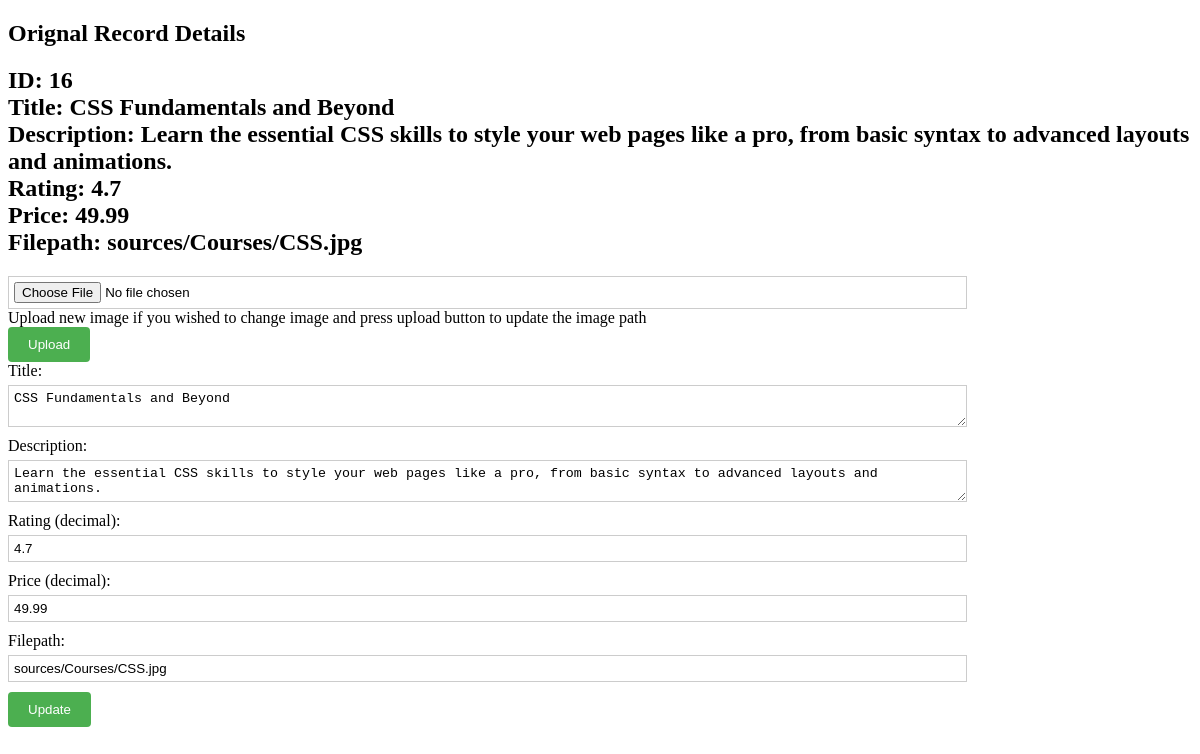
The page /admin/editDB.php?id=16 on the database its author committed.
### tables this page shows
CREATE TABLE IF NOT EXISTS `newcourses` (
  `id` int NOT NULL AUTO_INCREMENT,
  `title` varchar(255) NOT NULL,
  `description` text NOT NULL,
  `rating` decimal(2,1) NOT NULL,
  `image_path` text NOT NULL,
  `price` decimal(10,2) NOT NULL,
  `Status` tinyint DEFAULT '1',
  PRIMARY KEY (`id`)
);

### admin/data.php (called while the page is built, shortened)
<?php
require_once("../connection.php");
if (isset($_GET['id'])) {
  $id = $_GET['id'];
  $sql = "SELECT * FROM newcourses WHERE id = ?";
  $stmt = $conn->prepare($sql);
  $stmt->bind_param("i", $id);
  $stmt->execute();
  $result = $stmt->get_result();
  if ($result->num_rows == 1) {
    $record = $result->fetch_assoc();
    return ($record);
  } else {
    echo "Error: Course with ID $id not found.";
  }
} else {
  echo "Error: Missing ID parameter.";
}
?>

### admin/editDB.php (the view, shortened to what this page needs)
<!DOCTYPE html>
<html lang="en">
<head>
</head>
<body>
  <?php
  if (isset($_GET['id'])) {
    $record = include 'data.php';
    echo "<h2>Orignal Record Details</h2> <h2>";
    echo "ID: " . $record['id'] . "<br>";
    echo "Title: " . $record['title'] . "<br>";
    echo "Description: " . $record['description'] . "<br>";
    echo "Rating: " . $record['rating'] . "<br>";
    echo "Price: " . $record['price'] . "<br>";
    echo "Filepath: " . $record['image_path'] . "<br>";
    echo "</h2>";
  } else {
    echo "Error: Invalid record ID.";
    exit;
  }
  ?>
  <form id="upload-form" method="post" enctype="multipart/form-data">
    <input type="file" name="myfile" id="myFile">
    <label>Upload new image if you wished to change image and press upload button to update the image path</label><br>
    <button type="submit">Upload</button>
  </form>
  <form id="detailform" action="submitUpdateDB.php" method="post">
    <div class="form-group">
      <label for="title">Title:</label>
      <textarea id="title" name="title"><?php echo $record['title']; ?></textarea>
    </div>
    <div class="form-group">
      <label for="description">Description:</label>
      <textarea id="description" name="description"><?php echo $record['description']; ?></textarea>
    </div>
    <div class="form-group">
      <label for="rating">Rating (decimal):</label>
      <input type="number" step="0.1" id="rating" name="rating" min="0" max="5"
        value="<?php echo $record['rating']; ?>">
    </div>
    <div class="form-group">
      <label for="price">Price (decimal):</label>
      <input type="number" step="0.01" id="price" name="price" min="0" value="<?php echo $record['price']; ?>">
    </div>
    <div class="form-group">
      <label for="filepath">Filepath:</label>
      <input type="text" id="filepath" name="filepath" value="<?php echo $record['image_path']; ?>">
    </div>
    <button type="submit">Update</button>
  </form>
</body>
</html>

### admin/editDB.php (style rules this page uses)
form { display: block; width: 80%; }
.form-group { display: flex; flex-direction: column; margin-bottom: 10px; }
label { margin-bottom: 5px; }
textarea, input { width: 100%; padding: 5px; border: 1px solid #ccc; }
button { background-color: #4CAF50; color: white; padding: 10px 20px; border: none; border-radius: 4px; cursor: pointer; }

### rows shown on the page
newcourses: id "16", title "CSS Fundamentals and Beyond", description "Learn the essential CSS skills to style your web pages like a pro, from basic syntax to advanced layouts and animations.", rating "4.7", price "49.99", image_path "sources/Courses/CSS.jpg", filepath "sources/Courses/CSS.jpg"
